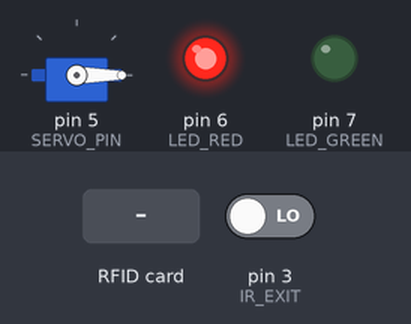
Simulated run of this sketch. Board: Arduino Uno, built with avr-gcc and run on an emulated ATmega328P. Parts: servo, output pins drawn as LEDs (lit = HIGH). Wiring (inferred from the names in the program): IR receiver: data pin 2. Dashed ring = blinking. The inputs (shaded band) are chosen by the test bench; at power-on: pin 3 (IR_EXIT) LOW. Pins used as bus, display or sensor lines are not drawn; what the sketch prints to the serial monitor is not drawn.

Above: at 1.2 s.
1.3 s: RFID card 23 D8 50 D0 held to the reader
At 1.38 s:
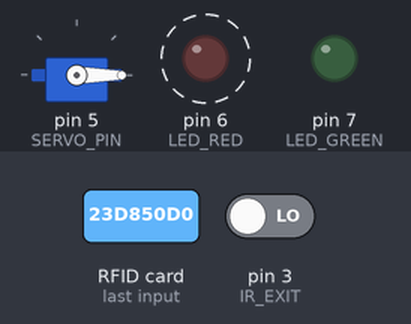
4.3 s: RFID card 02 C9 8B 41 held to the reader
At 5.5 s:
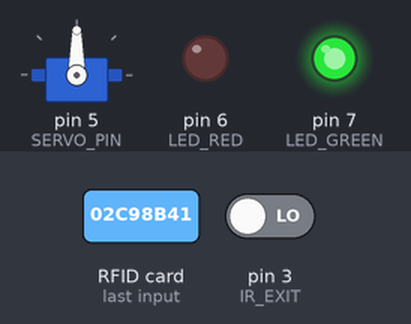
Timing chart, 0 to 7.3 s (numbered marks = the images above; inputs shaded):
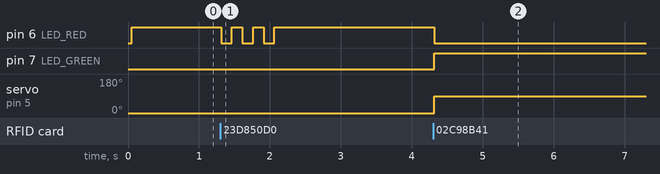

The sketch:

Toll_Gate.ino
```cpp
#include <SPI.h>
#include <MFRC522.h>
#include <Servo.h>

// RFID Pins
#define SS_PIN 10
#define RST_PIN 9

// IR sensors
#define IR_ENTRY 2
#define IR_EXIT 3

// LEDs
#define LED_RED 6
#define LED_GREEN 7

// Servo
#define SERVO_PIN 5

Servo gateServo;
MFRC522 rfid(SS_PIN, RST_PIN);

// Servo positions
const int GATE_OPEN = 90;
const int GATE_CLOSED = 0;

// ---- STORED RFID CARDS (4-byte UIDs) ----
byte Tag1[4] = {0x02, 0xC9, 0x8B, 0x41};
byte Tag2[4] = {0x09, 0xD6, 0x8B, 0x5A};
byte Tag3[4] = {0x23, 0xD8, 0x50, 0xD0};

// ---- BALANCES ----
int balance1 = 500;
int balance2 = 300;
int balance3 = 0;

int tollAmount = 20;

void setup() {
  Serial.begin(9600);
  SPI.begin();
  rfid.PCD_Init();

  pinMode(IR_ENTRY, INPUT);
  pinMode(IR_EXIT, INPUT);
  pinMode(LED_RED, OUTPUT);
  pinMode(LED_GREEN, OUTPUT);

  gateServo.attach(SERVO_PIN);
  gateServo.write(GATE_CLOSED);

  digitalWrite(LED_RED, HIGH);
  digitalWrite(LED_GREEN, LOW);

  Serial.println("Toll System Initialized...");
}

bool uidEquals(byte *a, byte *b) {
  for (byte i = 0; i < 4; i++)
    if (a[i] != b[i]) return false;
  return true;
}

void printUID(byte *uid) {
  for (byte i = 0; i < 4; i++) {
    if (uid[i] < 0x10) Serial.print("0");
    Serial.print(uid[i], HEX);
    if (i < 3) Serial.print(" ");
  }
}

void waitForCardRemoval() {
  while (rfid.PICC_IsNewCardPresent() && rfid.PICC_ReadCardSerial()) {
    delay(50);
  }
}

void loop() {
  digitalWrite(LED_RED, HIGH);
  digitalWrite(LED_GREEN, LOW);
  gateServo.write(GATE_CLOSED);

  if (digitalRead(IR_ENTRY)) {
    Serial.println("\nCar at entry. Waiting for RFID...\n");

    while (digitalRead(IR_ENTRY) == HIGH) {

      if (!rfid.PICC_IsNewCardPresent() || !rfid.PICC_ReadCardSerial()) {
        delay(100);
        continue;
      }

      Serial.print("RFID Tag Detected: ");
      printUID(rfid.uid.uidByte);
      Serial.println();

      bool is1 = uidEquals(rfid.uid.uidByte, Tag1);
      bool is2 = uidEquals(rfid.uid.uidByte, Tag2);
      bool is3 = uidEquals(rfid.uid.uidByte, Tag3);

      // Process each card
      if (is1) {
        processCard(balance1, 1);
      } else if (is2) {
        processCard(balance2, 2);
      } else if (is3) {
        processCard(balance3, 3);
      } else {
        Serial.println("Unknown Card — Access Denied");
        denyAccess();
      }

      // Cleanup and wait for removal
      waitForCardRemoval();
      rfid.PICC_HaltA();
      rfid.PCD_StopCrypto1();

      delay(200);
    }
  }
}

void processCard(int &balance, int cardNumber) {
    if (balance >= tollAmount) {
    balance -= tollAmount;

    Serial.print("New Balance: Rs ");
    Serial.println(balance);

    openGateAndWaitExit();
  }
  else {
    Serial.println("Insufficient Balance — Access Denied");
    denyAccess();
  }


}

void denyAccess() {
  for (int i = 0; i < 3; i++) {
    digitalWrite(LED_RED, LOW);
    delay(150);
    digitalWrite(LED_RED, HIGH);
    delay(150);
  }
}

void openGateAndWaitExit() {
  digitalWrite(LED_RED, LOW);
  digitalWrite(LED_GREEN, HIGH);
  gateServo.write(GATE_OPEN);
  Serial.println("Gate Opened...\n");

  // Wait for car to reach exit sensor
  while (digitalRead(IR_EXIT) == LOW) delay(50);

  // Wait for car to clear exit sensor
  while (digitalRead(IR_EXIT) == HIGH) delay(50);

  delay(500);

  // Close gate
  gateServo.write(GATE_CLOSED);
  digitalWrite(LED_GREEN, LOW);
  digitalWrite(LED_RED, HIGH);

  Serial.println("Gate Closed.");
}
```

Measured:
- after the input at 1.3 s, pin 6 (LED_RED): alternates HIGH for 0.15 s and LOW for 0.15 s, 6 changes in all, then stays HIGH, starting at once
- after the input at 4.3 s, pin 6 (LED_RED): HIGH → LOW at once; pin 7 (LED_GREEN): LOW → HIGH at once; servo on pin 5 (SERVO_PIN): 0° → 90° at once
